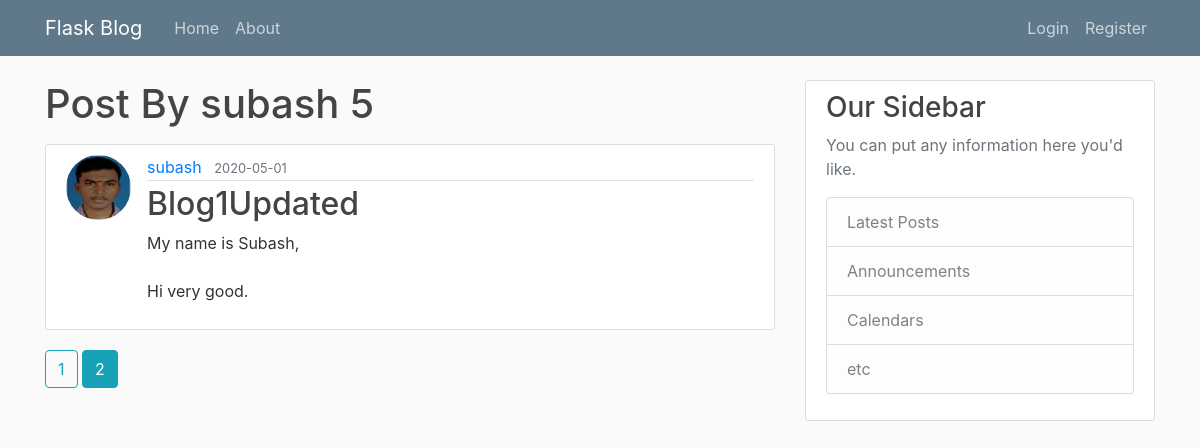
Screenshot of /user/subash?page=2 with the database file from the repository.
### flaskblog/models.py (models this page shows, shortened)
class User(db.Model, UserMixin):
	id=db.Column(db.Integer, primary_key=True)
	username=db.Column(db.String(20), unique=True,nullable=False)
	email = db.Column(db.String(120), unique=True, nullable=False)
	image_file = db.Column(db.String(20), nullable=False, default='default.jpg')
	password=db.Column(db.String(60), nullable=False)
	posts=db.relationship('Post', backref='author',lazy=True)

class Post(db.Model):
	id=db.Column(db.Integer, primary_key=True)
	title=db.Column(db.String(100), nullable=False)
	date_posted=db.Column(db.DateTime, nullable=False, default=datetime.utcnow)
	content=db.Column(db.Text, nullable=False)
	user_id=db.Column(db.Integer, db.ForeignKey('user.id'), nullable=False)

### flaskblog/users/routes.py (the view)
@users.route("/user/<string:username>")
def user_posts(username):
	page=request.args.get('page',1, type=int)
	user=User.query.filter_by(username=username).first_or_404()
	posts=Post.query.filter_by(author =user)\
	.order_by(Post.date_posted.desc())\
	.paginate(page=page, per_page=4)
	return render_template('user_post.html', posts =posts, user =user)

### flaskblog/templates/user_post.html
{% extends "layout.html" %}
{% block content %}
	<h1 class="mb-3">Post By {{ user.username }} {{ posts.total }}</h1>
	{% for post in posts.items %}
		<article class="media content-section">
      <img  class= "rounded-circle article-img" src="{{ url_for('static', filename='profile_pics/'+ post.author.image_file)}}">
  			<div class="media-body">
    			<div class="article-metadata">
      				<a class="mr-2" href="{{ url_for('users.user_posts', username=post.author.username)}}">{{ post.author.username }}</a>
      				<small class="text-muted">{{ post.date_posted.strftime('%Y-%m-%d') }}</small>
    			</div>
    			<h2><a class="article-title" href="{{ url_for('posts.post',post_id=post.id) }}">{{ post.title }}</a></h2>
    			<p class="article-content">{{ post.content }}</p>
  			</div>
		</article>
	{% endfor %}
  {% for page_num in posts.iter_pages(left_edge=1,right_edge=1,left_current=1,right_current=2) %}
    {% if page_num %}
      {% if posts.page == page_num %}
        <a class="btn btn-info mb-4" href="{{ url_for('users.user_posts', username = user.username, page=page_num) }}">{{ page_num }}</a>
      {% else %}
           <a class="btn btn-outline-info mb-4" href="{{ url_for('users.user_posts', username = user.username, page=page_num) }}">{{ page_num }}</a>
      {% endif %}
    {% else %}
      ...
    {% endif %}
  {% endfor %}
{% endblock content %}

### flaskblog/static/main.css (style rules this page uses)
body { background: #fafafa; color: #333333; margin-top: 5rem; }
h1, h2, h3, h4, h5, h6 { color: #444444; }
.content-section { background: #ffffff; padding: 10px 20px; border: 1px solid #dddddd; border-radius: 3px; margin-bottom: 20px; }
.article-title { color: #444444; }
.article-content { white-space: pre-line; }
.article-img { height: 65px; width: 65px; margin-right: 16px; }
.article-metadata { padding-bottom: 1px; margin-bottom: 4px; border-bottom: 1px solid #e3e3e3 }

### rows the page displays
User: username "subash"
Post: image_file (picture), author.username "subash", date_posted "2020-05-01", title "Blog1Updated", content "My name is Subash, Hi very good."

### other values shown
{{ posts.total }} "5"
{{ page_num }} "1"
{{ page_num }} "2"
